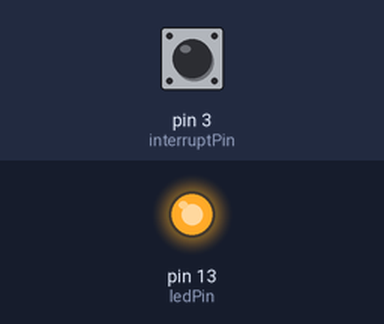
The sketch below on a simulated Arduino Uno, built with avr-gcc and run on an emulated ATmega328P. On the bench: output pins drawn as LEDs (lit = HIGH). The test bench sets the inputs (shaded band); at power-on: pin 3 (interruptPin) HIGH.

Above: at 1.2 s.
1.3 s: pin 3 (interruptPin) pulled LOW for 0.15 s
At 1.37 s:
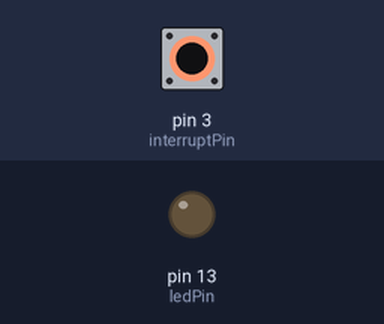
2.9 s: pin 3 (interruptPin) pulled LOW for 3.2 s
At 6.8 s:
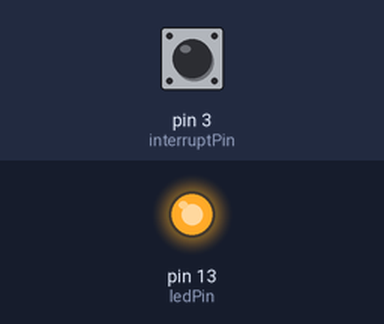
Timing chart, 0 to 8.3 s (numbered marks = the images above; inputs shaded):
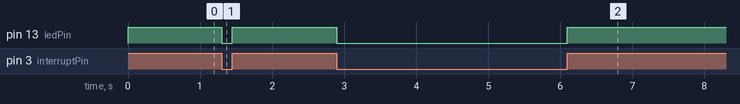

The sketch:

led_with_interrupt.ino
```cpp
const byte ledPin = 13;
const byte interruptPin = 3;
volatile byte state = HIGH;

void setup() {
  pinMode(ledPin, OUTPUT);
  pinMode(interruptPin, INPUT_PULLUP);
  attachInterrupt(digitalPinToInterrupt(interruptPin), blink, CHANGE);
}

void loop() {
  digitalWrite(ledPin, state);
}

void blink() {
  state = !state;
}
```

Measured:
- after the input at 1.3 s, pin 13 (ledPin): HIGH → LOW at once, → HIGH 0.15 s later
- after the input at 2.9 s, pin 13 (ledPin): HIGH → LOW at once, → HIGH 3.2 s later
